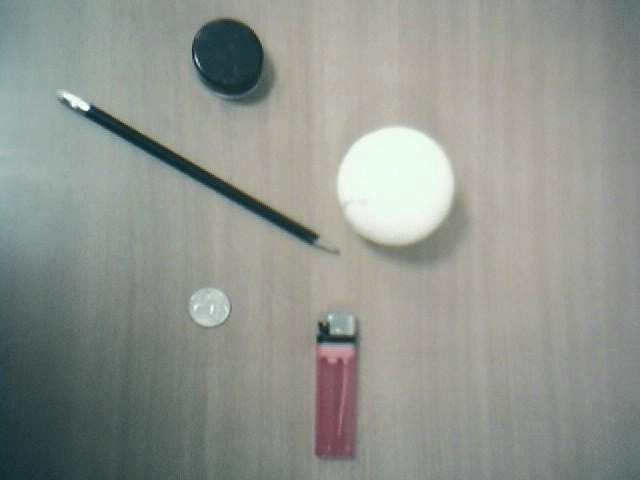
#> input picture imgs/stuff.jpg, 640 x 480 px, found by its file name
$ python sobel.py   (older library calls are emulated)
#> lines starting #> are read from the running program, lines starting #| are printed output that depends on the picture
#> further down, img is the input picture: shape (480, 640, 3); mean B, G, R 143.1, 148.5, 144.4
# coding: utf-8
'''
Created on 2014��9��24��

Sobel算子依然是一种过滤器，只是其是带有方向的

dst = cv2.Sobel(src, ddepth, dx, dy[, dst[, ksize[, scale[, delta[, borderType]]]]])
前四个是必须的参数：

    第一个参数是需要处理的图像；
    第二个参数是图像的深度(就是每个点的颜色数)，-1表示采用的是与原图像相同的深度。目标图像的深度必须大于等于原图像的深度；
    dx和dy表示的是求导的阶数，0表示这个方向上没有求导，一般为0、1、2。

其后是可选的参数：

    dst不用解释了；
    ksize是Sobel算子的大小，必须为1、3、5、7。
    scale是缩放导数的比例常数，默认情况下没有伸缩系数；
    delta是一个可选的增量，将会加到最终的dst中，同样，默认情况下没有额外的值加到dst中；
    borderType是判断图像边界的模式。这个参数默认值为cv2.BORDER_DEFAULT。
@author: xhj
'''
import cv2
import numpy as np


def sobel_figureEdge(img):
    #求导后图像深度可能大于uint8，因此用uint16表示
    x = cv2.Sobel(img, cv2.CV_16S,1,0)
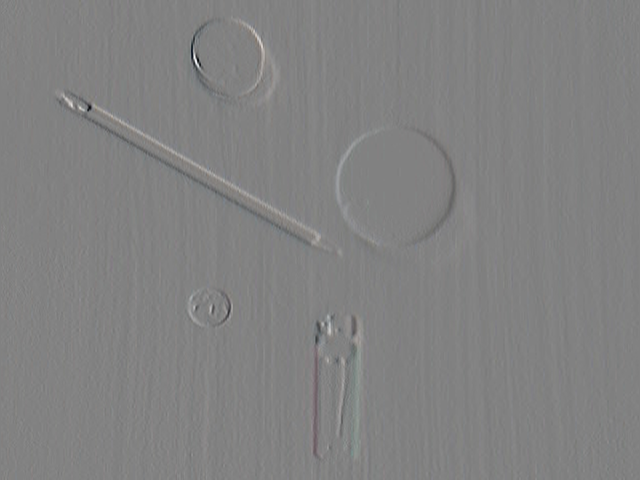
#> x: shape (480, 640, 3) int16; mean B, G, R 0.1, 0.1, 0.3; drawn with min black and max white
    y = cv2.Sobel(img, cv2.CV_16S,0,1)
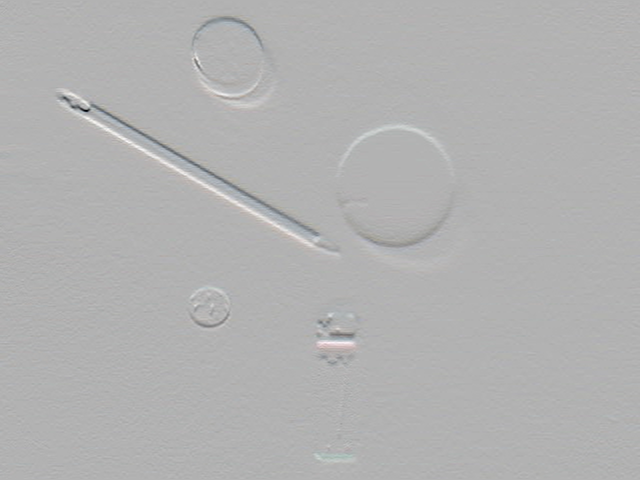
#> y: shape (480, 640, 3) int16; mean B, G, R -0.7, -0.7, -0.8; drawn with min black and max white

    #图像深度转为正常的uint8
    absx = cv2.convertScaleAbs(x)
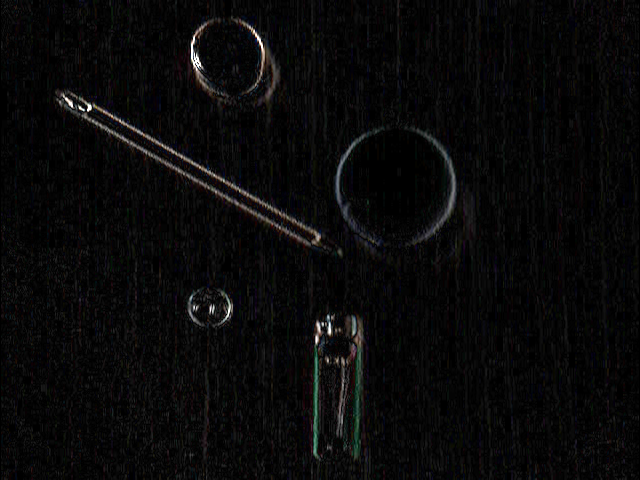
#> absx: shape (480, 640, 3); mean B, G, R 9.1, 9, 9.2
    absy = cv2.convertScaleAbs(y)
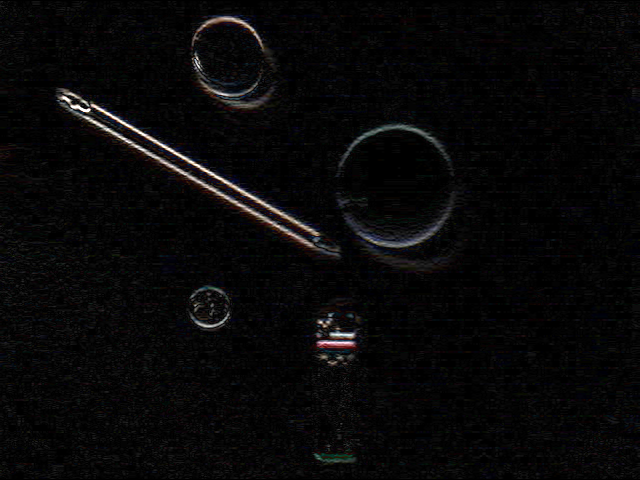
#> absy: shape (480, 640, 3); mean B, G, R 8.1, 7.8, 8.2

    #由于在x，y两个方向上sobel，还需要合并起来
    dst = cv2.addWeighted(absx,0.5, absy,0.5, 0)
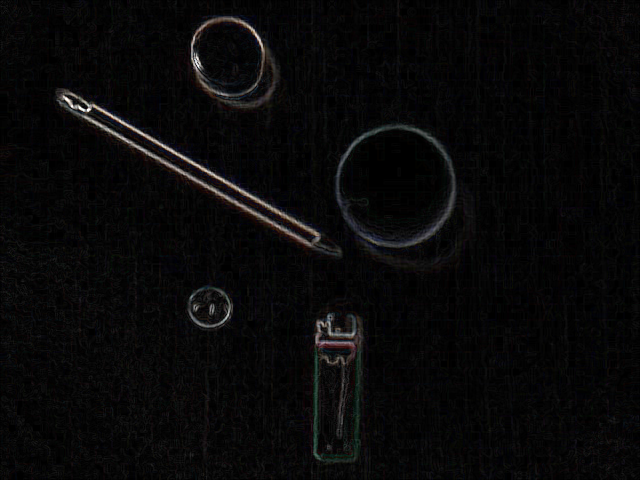
#> dst: shape (480, 640, 3); mean B, G, R 8.6, 8.4, 8.7

    cv2.imshow('img_org',img)
    cv2.imshow('img_sobel',dst)

    cv2.waitKey(0)
    cv2.destroyAllWindows()


if __name__ == '__main__':
    img = cv2.imread(r'E:\pyopencv\imgs\stuff.jpg')
    sobel_figureEdge(img)

$ run again, with imgs/HandOutdoorColor.jpg copied over imgs/stuff.jpg
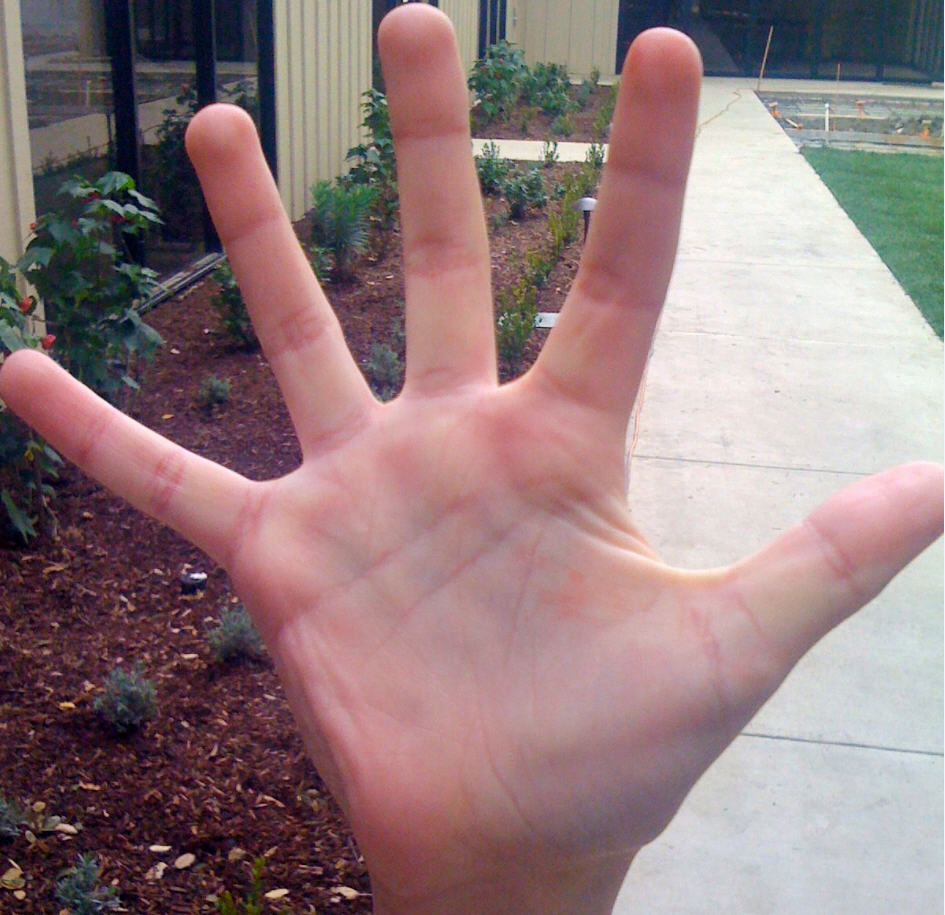
#> input picture imgs/HandOutdoorColor.jpg, 945 x 915 px, found by its file name
#> img is the input picture: shape (915, 945, 3); mean B, G, R 125.6, 123.8, 146.8
#> in sobel_figureEdge, `y = cv2.Sobel(img, cv2.CV_16S,0,1)`:
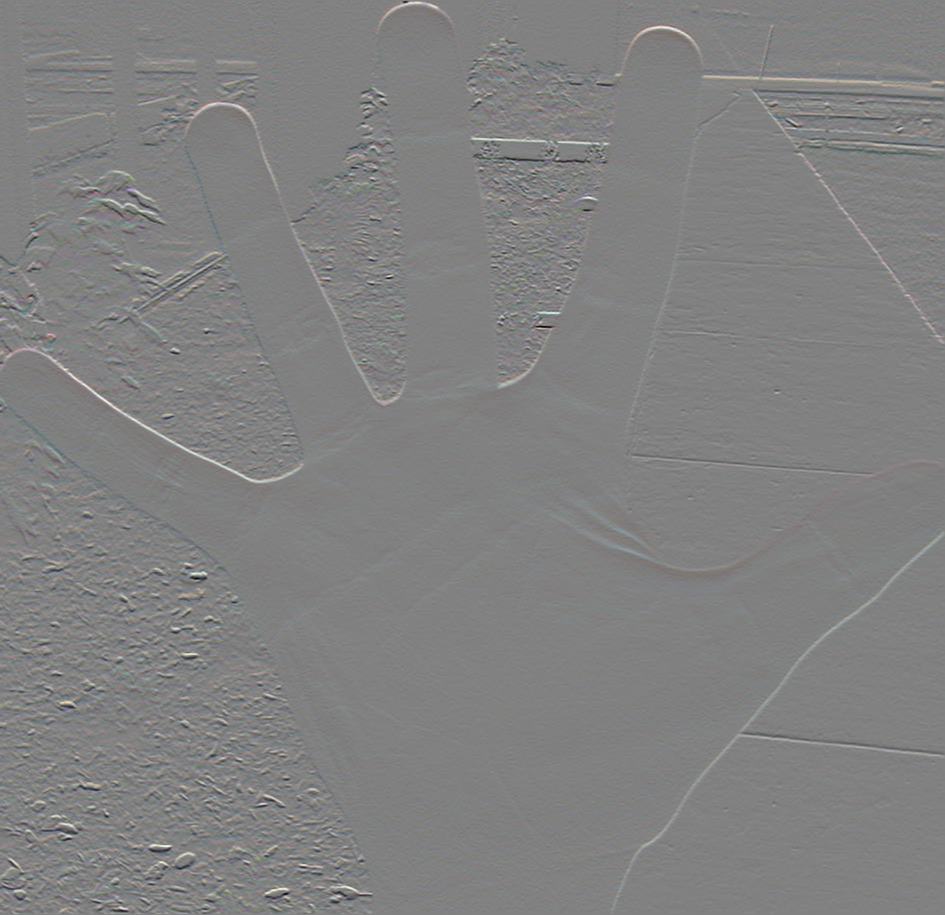
#> y: shape (915, 945, 3) int16; mean B, G, R 0.1, 0.2, 0.4; drawn with min black and max white
#> in sobel_figureEdge, `dst = cv2.addWeighted(absx,0.5, absy,0.5, 0)`:
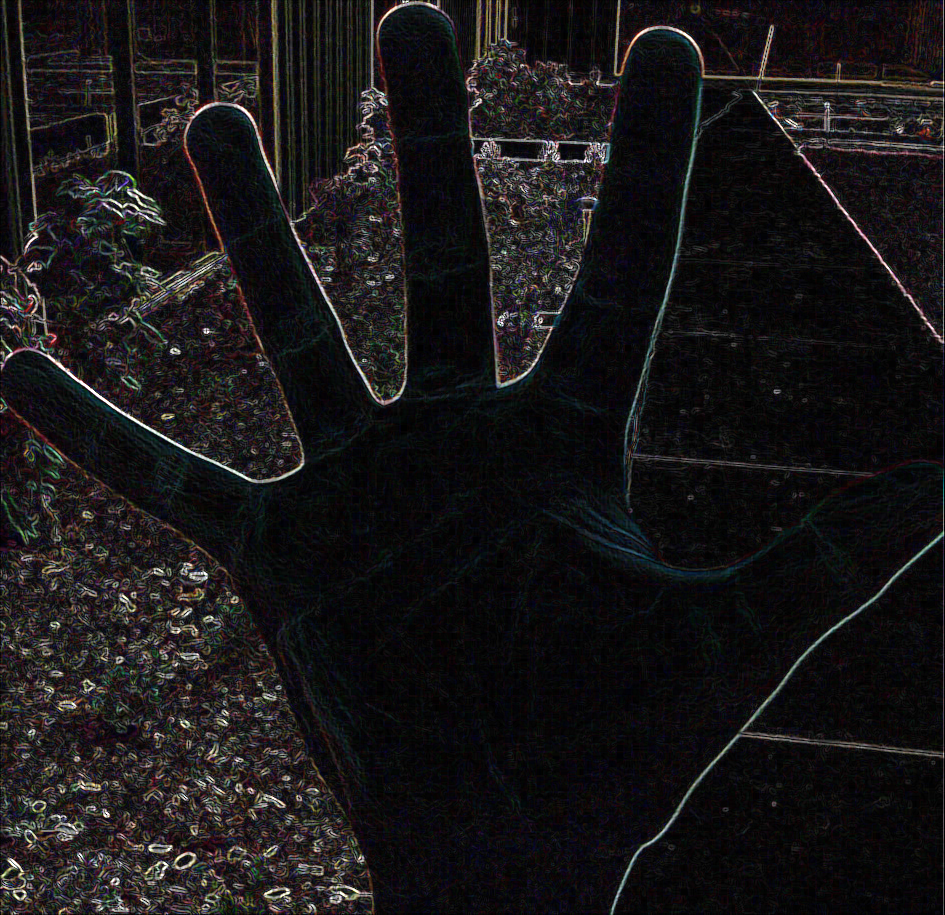
#> dst: shape (915, 945, 3); mean B, G, R 23.8, 22.9, 24.9
